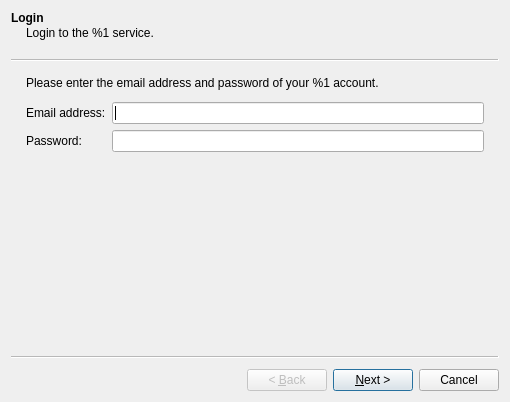
<?xml version="1.0" encoding="UTF-8"?>
<ui version="4.0">
 <class>WelcomeWizard</class>
 <widget class="QWizard" name="WelcomeWizard">
  <property name="geometry">
   <rect>
    <x>0</x>
    <y>0</y>
    <width>497</width>
    <height>402</height>
   </rect>
  </property>
  <property name="windowTitle">
   <string>Welcome</string>
  </property>
  <property name="windowIcon">
   <iconset resource="resource.qrc">
    <normaloff>:/icons/res/icons/prefs-ico.png</normaloff>:/icons/res/icons/prefs-ico.png</iconset>
  </property>
  <property name="locale">
   <locale language="English" country="UnitedStates"/>
  </property>
  <widget class="QWizardPage" name="loginPage">
   <property name="title">
    <string>Login</string>
   </property>
   <property name="subTitle">
    <string>Login to the %1 service.</string>
   </property>
   <layout class="QGridLayout" name="gridLayout">
    <item row="0" column="0" colspan="2">
     <widget class="QLabel" name="loginLabel">
      <property name="text">
       <string>Please enter the email address and password of your %1 account.</string>
      </property>
     </widget>
    </item>
    <item row="2" column="0">
     <widget class="QLabel" name="label_2">
      <property name="text">
       <string>Email address:</string>
      </property>
     </widget>
    </item>
    <item row="2" column="1">
     <widget class="QLineEdit" name="accUsername"/>
    </item>
    <item row="3" column="0">
     <widget class="QLabel" name="label_3">
      <property name="text">
       <string>Password:</string>
      </property>
     </widget>
    </item>
    <item row="3" column="1">
     <widget class="QLineEdit" name="accPassword">
      <property name="echoMode">
       <enum>QLineEdit::Password</enum>
      </property>
     </widget>
    </item>
    <item row="4" column="0" colspan="2">
     <spacer name="verticalSpacer">
      <property name="orientation">
       <enum>Qt::Vertical</enum>
      </property>
      <property name="sizeHint" stdset="0">
       <size>
        <width>458</width>
        <height>172</height>
       </size>
      </property>
     </spacer>
    </item>
    <item row="1" column="0" colspan="2">
     <spacer name="verticalSpacer_2">
      <property name="orientation">
       <enum>Qt::Vertical</enum>
      </property>
      <property name="sizeType">
       <enum>QSizePolicy::Fixed</enum>
      </property>
      <property name="sizeHint" stdset="0">
       <size>
        <width>20</width>
        <height>6</height>
       </size>
      </property>
     </spacer>
    </item>
   </layout>
  </widget>
  <widget class="QWizardPage" name="featuresPage">
   <property name="title">
    <string>Features</string>
   </property>
   <property name="subTitle">
    <string>Choose the features you would like to use.</string>
   </property>
   <layout class="QVBoxLayout" name="verticalLayout">
    <item>
     <widget class="QGroupBox" name="mailcheckBox">
      <property name="font">
       <font>
        <weight>75</weight>
        <bold>true</bold>
       </font>
      </property>
      <property name="title">
       <string>Email checking</string>
      </property>
      <property name="checkable">
       <bool>true</bool>
      </property>
      <layout class="QHBoxLayout" name="horizontalLayout">
       <item>
        <widget class="QLabel" name="label_5">
         <property name="text">
          <string/>
         </property>
         <property name="pixmap">
          <pixmap resource="resource.qrc">:/icons/res/icons/email-ico.png</pixmap>
         </property>
         <property name="scaledContents">
          <bool>false</bool>
         </property>
         <property name="alignment">
          <set>Qt::AlignHCenter|Qt::AlignTop</set>
         </property>
        </widget>
       </item>
       <item>
        <widget class="QLabel" name="label_7">
         <property name="sizePolicy">
          <sizepolicy hsizetype="Expanding" vsizetype="Preferred">
           <horstretch>0</horstretch>
           <verstretch>0</verstretch>
          </sizepolicy>
         </property>
         <property name="font">
          <font>
           <weight>50</weight>
           <bold>false</bold>
          </font>
         </property>
         <property name="text">
          <string>Notify me when I have new emails.</string>
         </property>
        </widget>
       </item>
      </layout>
     </widget>
    </item>
    <item>
     <widget class="QGroupBox" name="wdBox">
      <property name="font">
       <font>
        <weight>75</weight>
        <bold>true</bold>
       </font>
      </property>
      <property name="title">
       <string>%1 synchronization</string>
      </property>
      <property name="checkable">
       <bool>true</bool>
      </property>
      <layout class="QGridLayout" name="gridLayout_2">
       <item row="0" column="0" rowspan="2">
        <widget class="QLabel" name="label">
         <property name="text">
          <string/>
         </property>
         <property name="pixmap">
          <pixmap resource="resource.qrc">:/icons/res/icons/webdisk-ico.png</pixmap>
         </property>
         <property name="alignment">
          <set>Qt::AlignHCenter|Qt::AlignTop</set>
         </property>
        </widget>
       </item>
       <item row="0" column="1" colspan="2">
        <widget class="QLabel" name="wdLabel">
         <property name="font">
          <font>
           <weight>50</weight>
           <bold>false</bold>
          </font>
         </property>
         <property name="text">
          <string>Synchronize my %1 with the following local folder:</string>
         </property>
        </widget>
       </item>
       <item row="1" column="1">
        <widget class="QLineEdit" name="webdiskSyncFolder">
         <property name="font">
          <font>
           <weight>50</weight>
           <bold>false</bold>
          </font>
         </property>
         <property name="readOnly">
          <bool>true</bool>
         </property>
        </widget>
       </item>
       <item row="1" column="2">
        <widget class="QPushButton" name="pushButton">
         <property name="font">
          <font>
           <weight>50</weight>
           <bold>false</bold>
          </font>
         </property>
         <property name="text">
          <string>Change...</string>
         </property>
        </widget>
       </item>
      </layout>
     </widget>
    </item>
    <item>
     <widget class="QGroupBox" name="faxBox">
      <property name="font">
       <font>
        <weight>75</weight>
        <bold>true</bold>
       </font>
      </property>
      <property name="title">
       <string>Install Fax printer</string>
      </property>
      <property name="checkable">
       <bool>true</bool>
      </property>
      <layout class="QHBoxLayout" name="horizontalLayout_3">
       <item>
        <widget class="QLabel" name="label_8">
         <property name="text">
          <string/>
         </property>
         <property name="pixmap">
          <pixmap resource="resource.qrc">:/icons/res/icons/fax-ico.png</pixmap>
         </property>
         <property name="alignment">
          <set>Qt::AlignHCenter|Qt::AlignTop</set>
         </property>
        </widget>
       </item>
       <item>
        <widget class="QLabel" name="label_9">
         <property name="sizePolicy">
          <sizepolicy hsizetype="Expanding" vsizetype="Preferred">
           <horstretch>0</horstretch>
           <verstretch>0</verstretch>
          </sizepolicy>
         </property>
         <property name="font">
          <font>
           <weight>50</weight>
           <bold>false</bold>
          </font>
         </property>
         <property name="text">
          <string>Set up a virtual Fax printer to send Faxes from any application.</string>
         </property>
        </widget>
       </item>
      </layout>
     </widget>
    </item>
    <item>
     <widget class="QGroupBox" name="autostartBox">
      <property name="font">
       <font>
        <weight>75</weight>
        <bold>true</bold>
       </font>
      </property>
      <property name="title">
       <string>Autostart</string>
      </property>
      <property name="checkable">
       <bool>true</bool>
      </property>
      <layout class="QHBoxLayout" name="horizontalLayout_2">
       <item>
        <widget class="QLabel" name="autostartLabel">
         <property name="sizePolicy">
          <sizepolicy hsizetype="Expanding" vsizetype="Preferred">
           <horstretch>0</horstretch>
           <verstretch>0</verstretch>
          </sizepolicy>
         </property>
         <property name="font">
          <font>
           <weight>50</weight>
           <bold>false</bold>
          </font>
         </property>
         <property name="text">
          <string>Launch %1 when I start my computer.</string>
         </property>
        </widget>
       </item>
      </layout>
     </widget>
    </item>
    <item>
     <spacer name="verticalSpacer_3">
      <property name="orientation">
       <enum>Qt::Vertical</enum>
      </property>
      <property name="sizeHint" stdset="0">
       <size>
        <width>20</width>
        <height>8</height>
       </size>
      </property>
     </spacer>
    </item>
   </layout>
  </widget>
 </widget>
 <tabstops>
  <tabstop>accUsername</tabstop>
  <tabstop>accPassword</tabstop>
  <tabstop>mailcheckBox</tabstop>
  <tabstop>wdBox</tabstop>
  <tabstop>webdiskSyncFolder</tabstop>
  <tabstop>pushButton</tabstop>
  <tabstop>faxBox</tabstop>
  <tabstop>autostartBox</tabstop>
 </tabstops>
 <resources>
  <include location="resource.qrc"/>
 </resources>
 <connections>
  <connection>
   <sender>pushButton</sender>
   <signal>clicked()</signal>
   <receiver>WelcomeWizard</receiver>
   <slot>changeWebdiskFolder()</slot>
   <hints>
    <hint type="sourcelabel">
     <x>430</x>
     <y>182</y>
    </hint>
    <hint type="destinationlabel">
     <x>619</x>
     <y>182</y>
    </hint>
   </hints>
  </connection>
 </connections>
 <slots>
  <slot>changeWebdiskFolder()</slot>
 </slots>
</ui>
